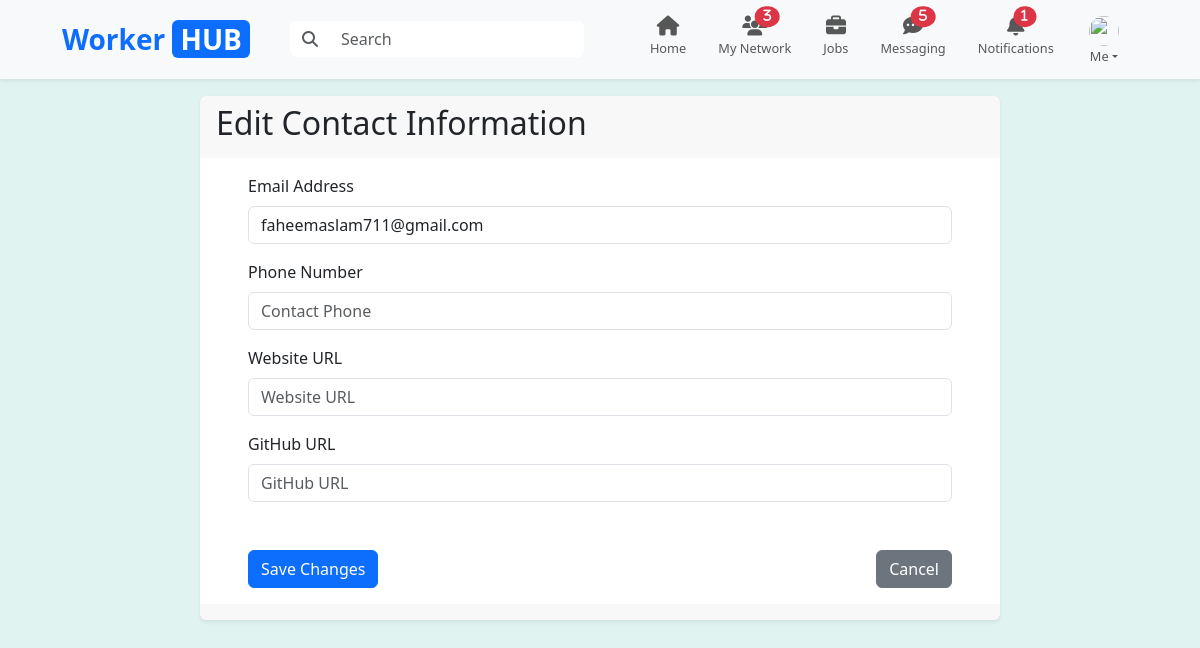
The app's page /profiles/edit-contact-info/ (signed in), older data.
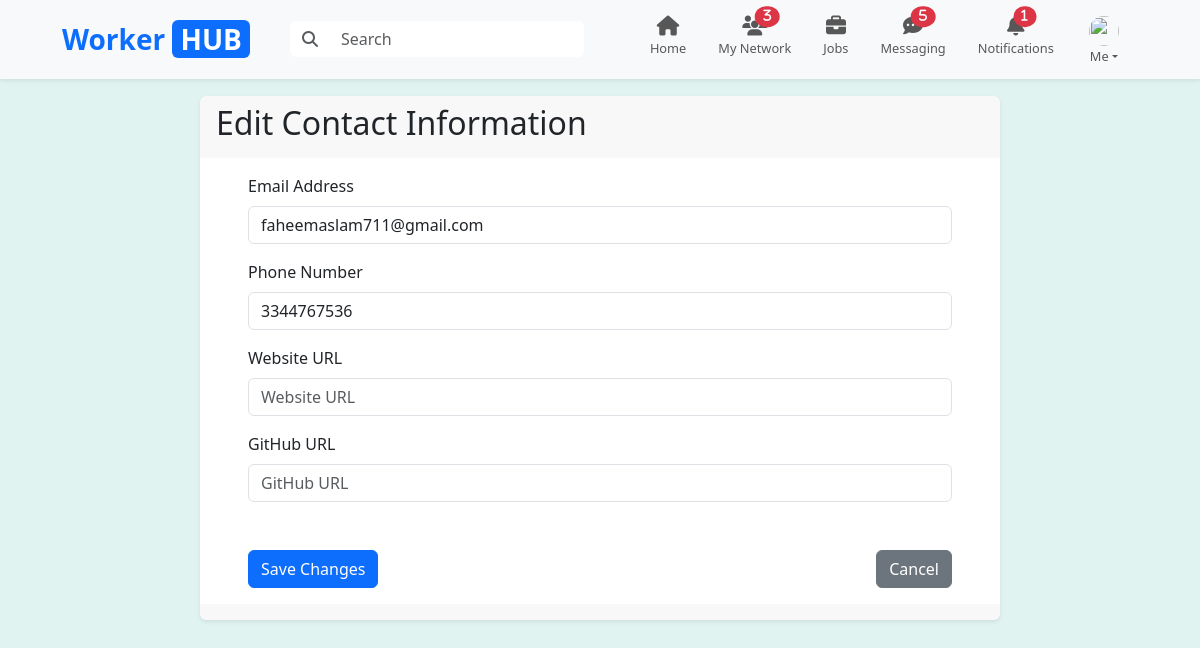
The same page, newer data.
### profiles/models.py (models this page shows, shortened)
class Profile(models.Model):
    user = models.OneToOneField(CustomUser, on_delete=models.CASCADE)
    first_name = models.CharField(max_length=50)
    last_name = models.CharField(max_length=50)
    headline = models.CharField(max_length=50, null=True, blank=True)
    bio = models.TextField(blank=True, null=True)
    profile_picture = models.ImageField(upload_to='profile_images', default='profile_images/blank-profile-picture.png')
    birthday = models.DateField(blank=True, null=True)
    location = models.CharField(max_length=100, blank=True, null=True)
    country = models.CharField(max_length=100, blank=True, null=True)
    city = models.CharField(max_length=100, blank=True, null=True)
    postal_code = models.CharField(max_length=20, blank=True, null=True)
    contact_email = models.EmailField(blank=True, null=True)
    contact_phone = models.CharField(max_length=15, blank=True, null=True)
    contact_website = models.URLField(blank=True, null=True)
    github_url = models.URLField(blank=True, null=True)
    gender = models.CharField(max_length=10, choices=[('he/him', 'He/Him'), ('she/her', 'She/Her'), ('they/them', 'They/Them')], default='he/him')
    current_position = models.CharField(max_length=255, null=True, blank=True)

### profiles/profiles_views.py (the view)
# urls.py: path('edit-contact-info/', views.edit_contact_info, name='edit_contact_info'),
@login_required
def edit_contact_info(request):
    profile, created = Profile.objects.get_or_create(user=request.user)
    if request.method == "POST":
        form = ProfileForm(request.POST, request.FILES, instance=profile)
        if form.is_valid():
            form.save()
            messages.success(request, "Your profile has been updated successfully.")
            return redirect("contact_info")
        else:
            messages.error(request, "Please correct the errors below.")
    else:
        form = ProfileForm(instance=profile)
    context = {
        'profile': form
    }
    return render(request, "profiles/edit_contact_info.html", context)

### templates/profiles/edit_contact_info.html (shortened to what this page needs)
{% extends 'core/base.html' %}
{% block content %}
<div class="d-flex justify-content-center align-items-center">
    <div class="card border-0 shadow-sm" style="width: 50rem;">
        <div class="card-header border-0">
            <h2>Edit Contact Information</h2>
        </div>
        <div class="card-body px-5">
            <form method="post">
                <div class="mb-3">
                    <label for="contact_email" class="form-label">Email Address</label>
                    {{ profile.contact_email }}
                </div>
                <div class="mb-3">
                    <label for="contact_phone" class="form-label">Phone Number</label>
                    {{ profile.contact_phone }}
                </div>
                <div class="mb-3">
                    <label for="contact_website" class="form-label">Website URL</label>
                    {{ profile.contact_website }}
                </div>
                <div class="mb-5">
                    <label for="github_url" class="form-label">GitHub URL</label>
                    {{ profile.github_url }}
                </div>
                <div class="d-flex justify-content-between mt-3">
                    <button type="submit" class="btn btn-primary">Save Changes</button>
                    <a href="{% url 'view_profile' %}" class="btn btn-secondary">Cancel</a>
                </div>
            </form>
        </div>
        <div class="card-footer border-0">
        </div>
    </div>
</div>
{% endblock %}

Row changes from the older to the newer data that the page shows:
changed Profile "faheemaslam711@gmail.com": contact_phone (not shown) → "3344767536"
